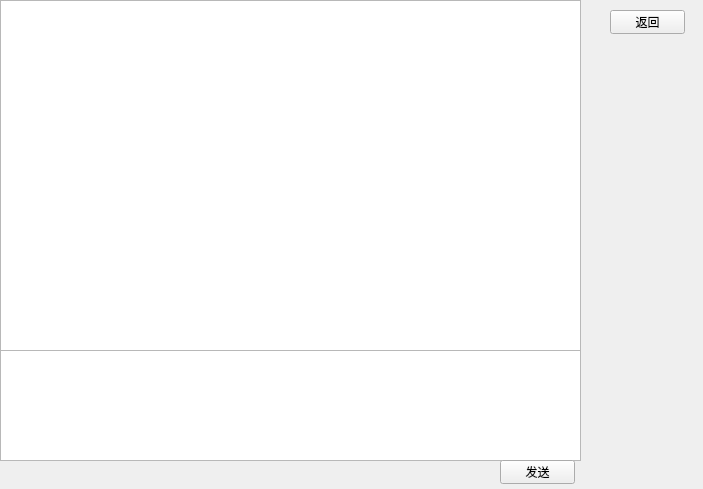
<?xml version="1.0" encoding="UTF-8"?>
<ui version="4.0">
 <class>chatPage</class>
 <widget class="QWidget" name="chatPage">
  <property name="geometry">
   <rect>
    <x>0</x>
    <y>0</y>
    <width>703</width>
    <height>489</height>
   </rect>
  </property>
  <property name="windowTitle">
   <string>Form</string>
  </property>
  <widget class="QTextBrowser" name="chattext">
   <property name="geometry">
    <rect>
     <x>0</x>
     <y>0</y>
     <width>581</width>
     <height>351</height>
    </rect>
   </property>
   <property name="layoutDirection">
    <enum>Qt::LeftToRight</enum>
   </property>
  </widget>
  <widget class="QTextEdit" name="text">
   <property name="geometry">
    <rect>
     <x>0</x>
     <y>350</y>
     <width>581</width>
     <height>111</height>
    </rect>
   </property>
  </widget>
  <widget class="QPushButton" name="submit">
   <property name="geometry">
    <rect>
     <x>500</x>
     <y>460</y>
     <width>75</width>
     <height>24</height>
    </rect>
   </property>
   <property name="text">
    <string>发送</string>
   </property>
  </widget>
  <widget class="QPushButton" name="returnbutton">
   <property name="geometry">
    <rect>
     <x>610</x>
     <y>10</y>
     <width>75</width>
     <height>24</height>
    </rect>
   </property>
   <property name="text">
    <string>返回</string>
   </property>
  </widget>
 </widget>
 <resources/>
 <connections/>
</ui>
